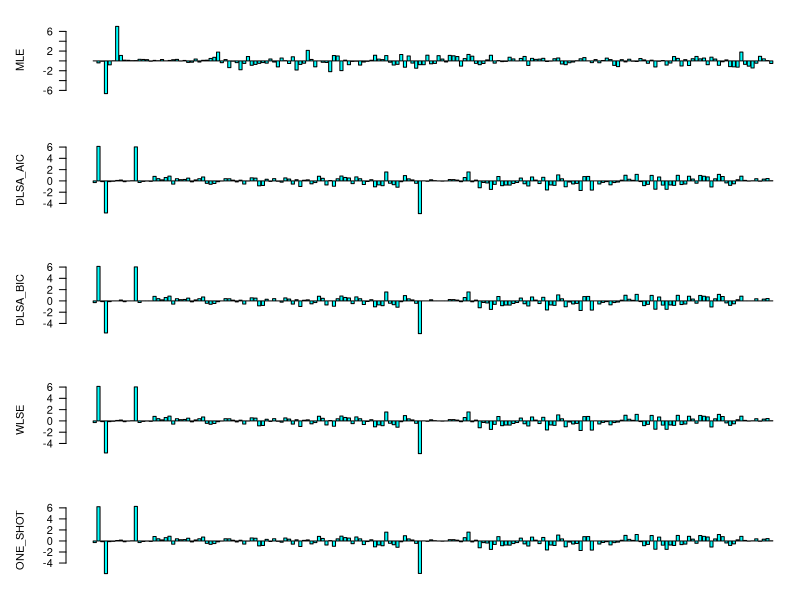
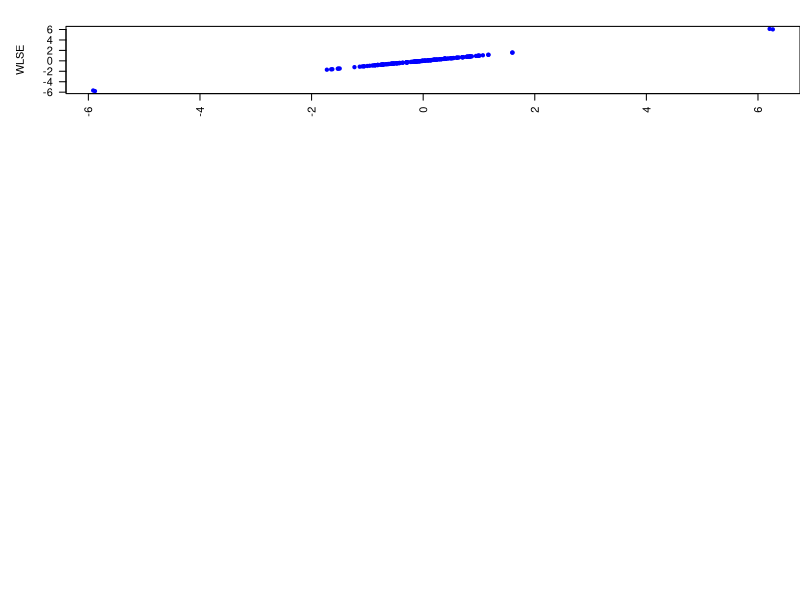

Generate these figures, in order, with R:
#! /usr/bin/env Rscript

## require("reticulate")
## use_python("/usr/bin/python3")
## source_python("utils_plot.py")

## sgd = "~/running/logistic_sgd_model_2019-07-27-00:08:04.pkl"
## dlsa = "~/running/logistic_dlsa_model_2019-07-26-23:54:15.pkl"


## est_sgd <- read_pickle_file(sgd)
## est_dlsa <- read_pickle_file(dlsa)


coef_matrix = read.table("coef.csv", header = TRUE, sep = ",")

# colnames(coef_matrix) = c("MLE", "DLSA_AIC", "DLSA_BIC", "WLSE", "ONE_HOT")
par(mfrow = c(5, 1), mar = c(2, 5, 2, 0), las = 2)
color = c("blue", "purple", "red", "gray", "cyan")

for (i in 2:6)
{
    # used_data = coef_matrix[-c(which.max(coef_matrix[, i]), which.max(coef_matrix[,
                                        # i])), i]
    used_data = coef_matrix[, i]

    if (i == 4)
    {
        used_data[abs(used_data) < 0.1] = 0
        ## ylim = c(-0.02, 0.02)
    }



    if (i != 2)
    {
        # ylim = c(-0.02, 0.02)
    }
    else
    {
       #  ylim = c(-400, 400)
    }

    ## if (i == 6){
    ## barplot(used_data, ylab = colnames(coef_matrix)[i], ylim = ylim,
    ##         # xlab = coef_matrix[, 1],
    ##         xpd = TRUE,
    ##         las = 2,
    ##         names.arg = 1:182,
    ##         col = "cyan", axes = TRUE)
    ## }
    ## else
    ## {
    barplot(used_data, ylab = colnames(coef_matrix)[i], # ylim = ylim,
            xpd = TRUE,
            las = 2,
            col = "cyan", axes = TRUE)

    ## }
}







 plot(coef_matrix[, 6], coef_matrix[, 5], pch = 20, col = "blue", xlab = "ONE_SHOT", ylab = "WLSE")
